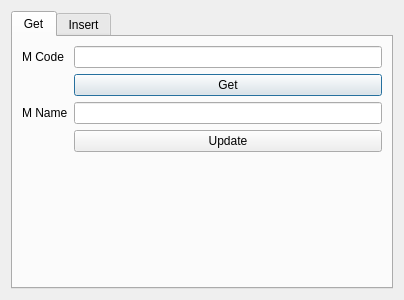
<?xml version="1.0" encoding="UTF-8"?>
<ui version="4.0">
 <class>MaterialCodeManager</class>
 <widget class="QDialog" name="MaterialCodeManager">
  <property name="geometry">
   <rect>
    <x>0</x>
    <y>0</y>
    <width>404</width>
    <height>300</height>
   </rect>
  </property>
  <property name="windowTitle">
   <string>Dialog</string>
  </property>
  <layout class="QGridLayout" name="gridLayout">
   <item row="0" column="0">
    <widget class="QTabWidget" name="tabWidget">
     <property name="currentIndex">
      <number>0</number>
     </property>
     <widget class="QWidget" name="get_form">
      <attribute name="title">
       <string>Get</string>
      </attribute>
      <layout class="QGridLayout" name="gridLayout_2">
       <item row="0" column="0">
        <layout class="QFormLayout" name="formLayout">
         <item row="2" column="0">
          <widget class="QLabel" name="mNameLabel">
           <property name="text">
            <string>M Name</string>
           </property>
          </widget>
         </item>
         <item row="2" column="1">
          <widget class="QLineEdit" name="mNameLineEdit"/>
         </item>
         <item row="0" column="0">
          <widget class="QLabel" name="mCodeLabel">
           <property name="text">
            <string>M Code</string>
           </property>
          </widget>
         </item>
         <item row="0" column="1">
          <widget class="QLineEdit" name="mCodeLineEdit"/>
         </item>
         <item row="1" column="1">
          <widget class="QPushButton" name="get_button">
           <property name="text">
            <string>Get</string>
           </property>
          </widget>
         </item>
         <item row="3" column="1">
          <widget class="QPushButton" name="update_button">
           <property name="text">
            <string>Update</string>
           </property>
          </widget>
         </item>
        </layout>
       </item>
      </layout>
     </widget>
     <widget class="QWidget" name="insert_form">
      <attribute name="title">
       <string>Insert</string>
      </attribute>
      <layout class="QGridLayout" name="gridLayout_3">
       <item row="0" column="0">
        <layout class="QFormLayout" name="formLayout_2">
         <item row="1" column="0">
          <widget class="QLabel" name="mNameLabel_2">
           <property name="text">
            <string>M Name</string>
           </property>
          </widget>
         </item>
         <item row="1" column="1">
          <widget class="QLineEdit" name="mNameLineEdit_2"/>
         </item>
         <item row="0" column="0">
          <widget class="QLabel" name="mCodeLabel_2">
           <property name="text">
            <string>M Code</string>
           </property>
          </widget>
         </item>
         <item row="0" column="1">
          <widget class="QLineEdit" name="mCodeLineEdit_2"/>
         </item>
         <item row="2" column="1">
          <widget class="QPushButton" name="insert_button">
           <property name="text">
            <string>Insert</string>
           </property>
          </widget>
         </item>
        </layout>
       </item>
      </layout>
     </widget>
    </widget>
   </item>
  </layout>
 </widget>
 <resources/>
 <connections/>
</ui>
